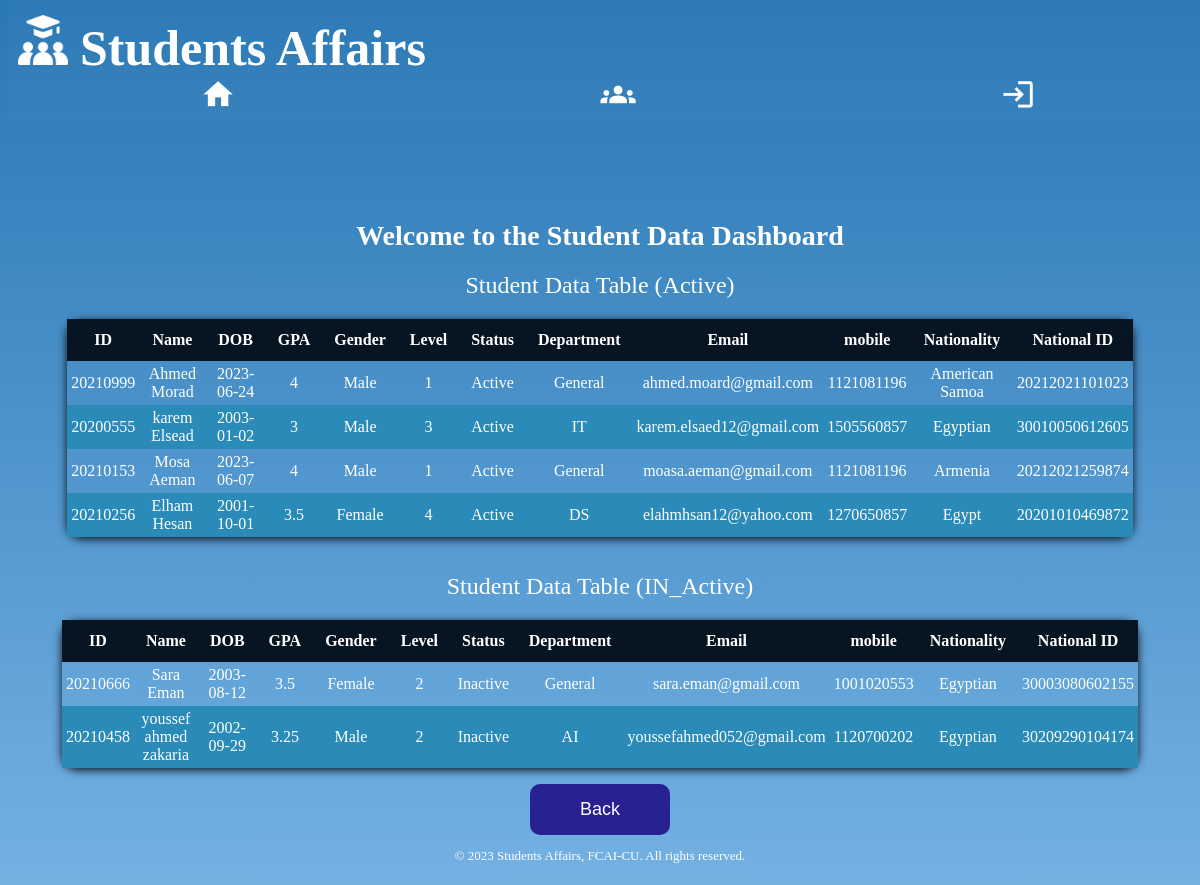
/in_acitve_student, run on the app's committed database.
### student/models.py (models this page shows, shortened)
class Data_Student(models.Model):
    StuID = models.IntegerField()
    StuName = models.CharField(max_length=255)
    DOB = models.CharField(max_length=255)
    GPA = models.CharField(max_length=255)
    Gender = models.CharField(max_length=255)
    level = models.IntegerField()
    Status = models.CharField(max_length=255)
    Department = models.CharField(max_length=255)
    Email = models.CharField(max_length=255)
    Mobile = models.IntegerField()
    Nationality = models.CharField(max_length=255)
    NationalityID = models.IntegerField(null=True)

### student/views.py (the view)
# urls.py: path('in_acitve_student', views.In_AcitveStudent, name ='In_AcitveStudent'),
def In_AcitveStudent(request):
    stds_data = Data_Student.objects.all()
    context = {
        'stds_data': stds_data,
    }
    return render(request, 'In_AcitveStudent.html', context)

### student/templates/In_AcitveStudent.html (shortened to what this page needs)
{% extends 'base.html'%}
{% load static %}
{% block content %}
<h2>Welcome to the Student Data Dashboard</h2>
<main>
	<section>
		<table class="std-table">
			<caption>Student Data Table (Active)</caption>
			<thead>
				<tr>
					<th>ID</th>
					<th>Name</th>
					<th>DOB</th>
					<th>GPA</th>
					<th>Gender</th>
					<th>Level</th>
					<th>Status</th>
					<th>Department</th>
					<th>Email</th>
					<th>mobile</th>
					<th>Nationality</th>
					<th>National ID</th>
				</tr>
			</thead>
			<tbody class="active-stds">
				{% for record in stds_data %}
				{% if record.Status == "Active" %}
				<tr>
					<td>
						{{ record.StuID }}
					</td>
					<td>
						{{ record.StuName }}
					</td>
					<td>
						{{ record.DOB }}
					</td>
					<td>
						{{ record.GPA }}
					</td>
					<td>
						{{ record.Gender }}
					</td>
					<td>
						{{ record.level }}
					</td>
					<td>
						{{ record.Status }}
					</td>
					<td>
						{{ record.Department }}
					</td>
					<td>
						{{ record.Email }}
					</td>
					<td>
						{{ record.Mobile }}
					</td>
					<td>
						{{ record.Nationality }}
					</td>
					<td>
						{{ record.NationalityID }}
					</td>
				</tr>
				{% endif %}
				{% endfor %}
			</tbody>
		</table>
	</section>
	<section>
		<table class="std-table">
			<caption>Student Data Table (IN_Active)</caption>
			<thead>
				<tr>
					<th>ID</th>
					<th>Name</th>
					<th>DOB</th>
					<th>GPA</th>
					<th>Gender</th>
					<th>Level</th>
					<th>Status</th>
					<th>Department</th>
					<th>Email</th>
					<th>mobile</th>
					<th>Nationality</th>
					<th>National ID</th>
				</tr>
			</thead>
			<tbody class="in-active-stds">
				{% for record in stds_data %}
				{% if record.Status == "Inactive" %}
				<tr>
					<td>
						{{ record.StuID }}
					</td>
					<td>
						{{ record.StuName }}
					</td>
					<td>
						{{ record.DOB }}
					</td>
					<td>
						{{ record.GPA }}
					</td>
					<td>
						{{ record.Gender }}
					</td>
					<td>
						{{ record.level }}
					</td>
					<td>
						{{ record.Status }}
					</td>
					<td>
						{{ record.Department }}
					</td>
					<td>
						{{ record.Email }}
					</td>
					<td>
						{{ record.Mobile }}
					</td>
					<td>
						{{ record.Nationality }}
					</td>
					<td>
						{{ record.NationalityID }}
					</td>
				</tr>
				{% endif %}
				{% endfor %}
			</tbody>
		</table>
		<div class="back">
			<a href="/dash_board"><button>Back</button></a>
		</div>
	</section>
</main>
{% endblock content %}

### student/static/style.css (style rules this page uses)
html { background-image: linear-gradient(to bottom, #2978b5, #4e94cc, #74b1e3); background-repeat: no-repeat; background-attachment: fixed; }
body { height: 100%; display: flex; flex-direction: column; color: #ffffff; font-family: "Microsoft Sans Serif"; margin-top: 200px; }
h2 { margin: 20px 0 0px; font-size: 28px; font-weight: bold; text-align: center; color: #ffffff; }
a { text-decoration: none; color: #ffffff; }
table { margin-left: auto; margin-right: auto; margin-bottom: 16px; text-align: center; width: 90%; border-collapse: collapse; box-shadow: 0 2px 10px rgba(0, 0, 0, 0.9); border-radius: 15px; }
caption { margin: 20px; font-size: x-large; }
thead { background-color: #2d3e50; color: #ffffff; }
th { background-color: #071422; color: #ffffff; text-align: center; padding: 12px; }
.std-table td { padding: 4px; text-align: center; }
tr:nth-child(even) { background-color: #2a8bb9; }
button { display: inline; background-color: #272192; color: #ffffff; padding: 15px 50px; border: none; border-radius: 10px; cursor: pointer; margin: 0 auto; font-size: large; transition: background-color 0.3s ease-in-out; }
.add-status-buttons, .back { text-align: center; }

### data on the page
Data_Student: StuID "20210999", StuName "Ahmed Morad", DOB "2023-06-24", GPA "4", Gender "Male", level "1", Status "Active", Department "General", Email "ahmed.moard@gmail.com", Mobile "1121081196", Nationality "American Samoa", NationalityID "20212021101023"
Data_Student: StuID "20200555", StuName "karem Elsead", DOB "2003-01-02", GPA "3", Gender "Male", level "3", Status "Active", Department "IT", Email "karem.elsaed12@gmail.com", Mobile "1505560857", Nationality "Egyptian", NationalityID "30010050612605"
Data_Student: StuID "20210153", StuName "Mosa Aeman", DOB "2023-06-07", GPA "4", Gender "Male", level "1", Status "Active", Department "General", Email "moasa.aeman@gmail.com", Mobile "1121081196", Nationality "Armenia", NationalityID "20212021259874"
Data_Student: StuID "20210256", StuName "Elham Hesan", DOB "2001-10-01", GPA "3.5", Gender "Female", level "4", Status "Active", Department "DS", Email "elahmhsan12@yahoo.com", Mobile "1270650857", Nationality "Egypt", NationalityID "20201010469872"
Data_Student: StuID "20210666", StuName "Sara Eman", DOB "2003-08-12", GPA "3.5", Gender "Female", level "2", Status "Inactive", Department "General", Email "sara.eman@gmail.com", Mobile "1001020553", Nationality "Egyptian", NationalityID "30003080602155"
Data_Student: StuID "20210458", StuName "youssef ahmed zakaria", DOB "2002-09-29", GPA "3.25", Gender "Male", level "2", Status "Inactive", Department "AI", Email "youssefahmed052@gmail.com", Mobile "1120700202", Nationality "Egyptian", NationalityID "30209290104174"
